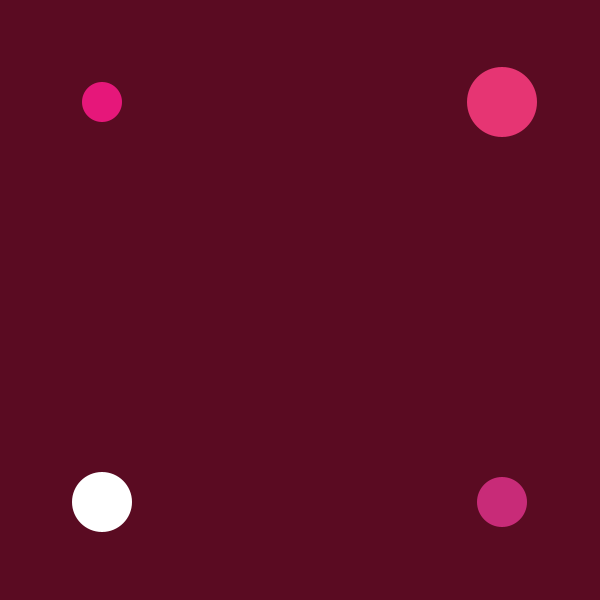
Frame 1 (no input)
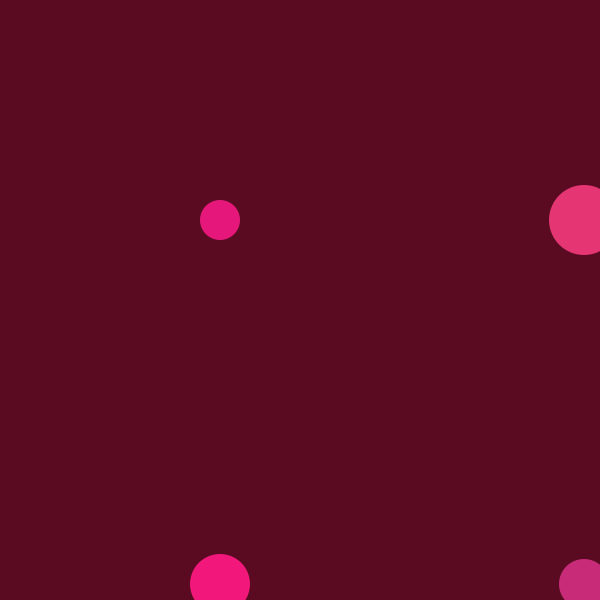
Frame 60 (the mouse pressed at the canvas centre just before this capture)
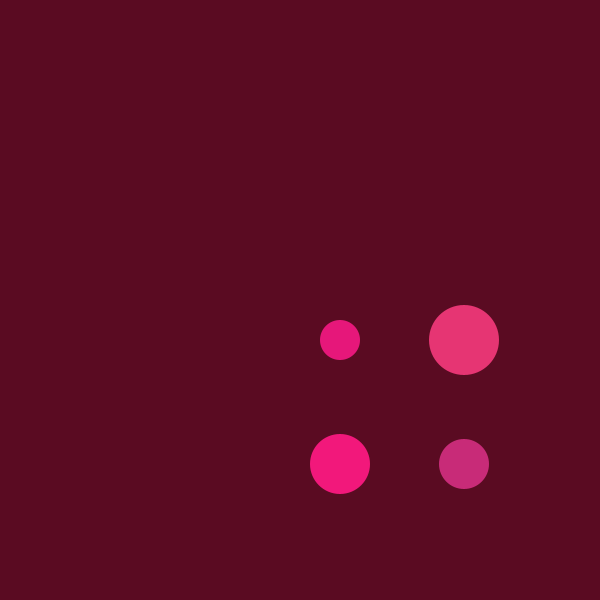
Frame 120 (the mouse held since frame 60 and released just before this capture)

The Processing sketch that drew these frames (run headless with seeded random() and noise(); from frame 60 on, the mouse is pressed at the canvas centre):

// Processing sketch: processing_50637
// ── processing_50637.pde

int x;
int y;
int x1;
int y1;
int xdirection;
int ydirection;
int xdirection1;
int ydirection1;

void setup(){
  size(600, 600);
  x = 100;
  y = 500;
  x1 = 100;
  y1 = 100;
  xdirection = 2;
  ydirection = 2;
  xdirection1 = 2;
  ydirection1 = 2;
}

void draw(){
  background(90, 11, 34);
  x += xdirection;
  y += ydirection;
    if(y > 600){
      ydirection = 2;
    }
    if(x > 600){
      xdirection = -2;
    }
    if(x > 600){
      xdirection = -2;
    }
    if (y > 600){
      ydirection = -2;
    }
    if(y < 1){
      ydirection = 2;
    }
    if(x < 1){
      xdirection = 2;
    }
    if(x < 1){
      xdirection = 2;
    }
    if(y < 1){
      ydirection = 2;
    }
  
  noStroke();
  ellipse(x, y, 60, 60);
  fill(230, 23, 122);
  ellipse(x, x, 40, 40);
  fill(200, 43, 120);
  ellipse(y, y, 50, 50);
  fill(230, 53, 115);
  ellipse(y, x, 70, 70);
  fill(242, 24, 123);
  
}
